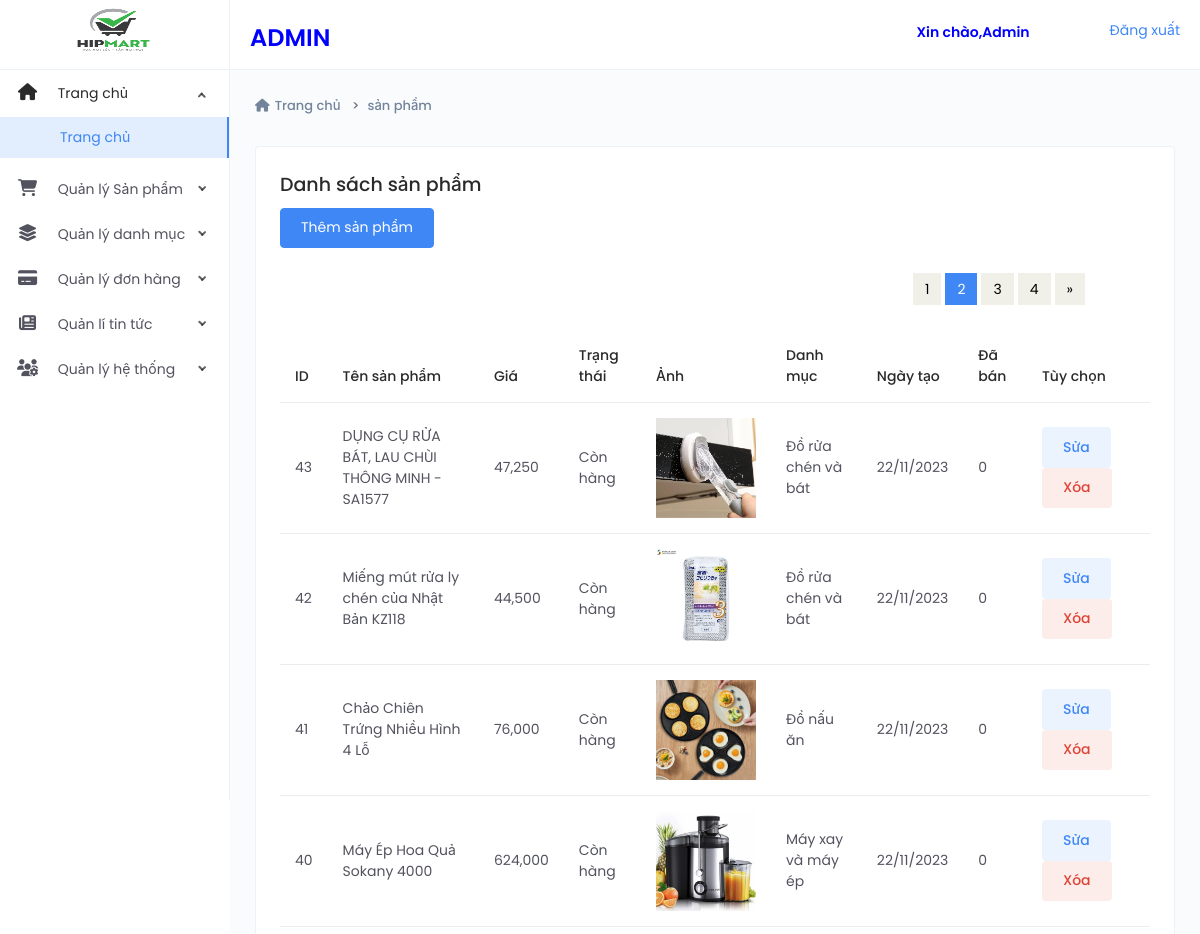
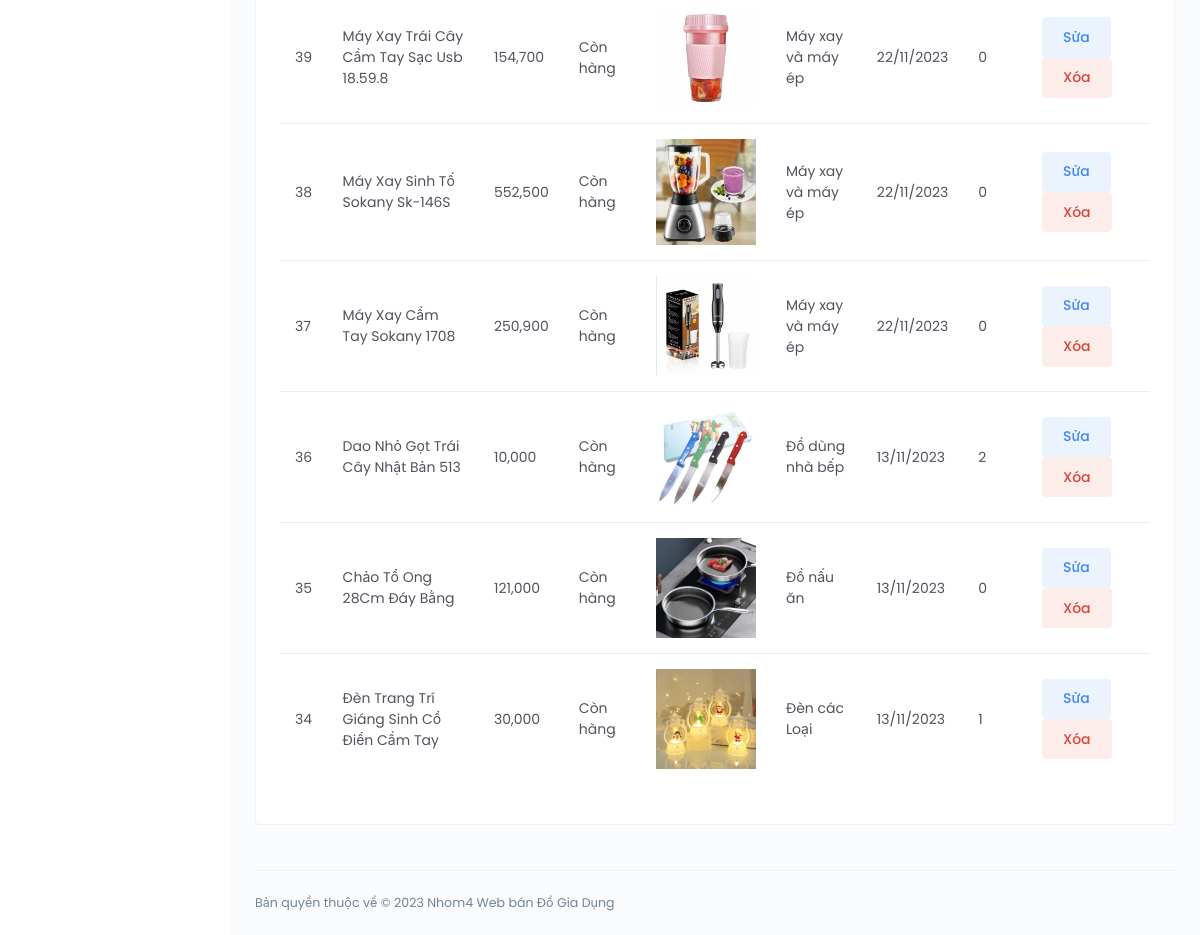
The page /Webdogiadung/Admin/Sanpham.php?page=2 (signed in) on the database its author committed (2 pictures, top to bottom).
### tables this page shows
CREATE TABLE `products` (
  `ProductID` int(11) NOT NULL,
  `Name` varchar(45) NOT NULL,
  `price` float NOT NULL,
  `Status` bit(5) NOT NULL,
  `CategoryID` int(11) NOT NULL,
  `Description` varchar(500) NOT NULL,
  `Image` varchar(50) NOT NULL,
  `Creatdate` timestamp NULL DEFAULT current_timestamp(),
  `Totalbuy` float NOT NULL
);

CREATE TABLE `categorys` (
  `CategoryID` int(11) NOT NULL,
  `Catename` varchar(45) NOT NULL,
  `Status` bit(5) NOT NULL,
  `TypeID` int(11) NOT NULL,
  `Description` varchar(100) NOT NULL
);

### Webdogiadung/Admin/Sanpham.php (the view, shortened to what this page needs)
<?php
require('Header_admin.php');
?>
<?php
require('Nav_left.php');
?>
<div class="page-container">
    <div class="main-content">
        <div class="page-header">
            <div class="header-sub-title">
                <nav class="breadcrumb breadcrumb-dash">
                <a href="index.php" class="breadcrumb-item"><i class="fa-solid fa-house m-r-5"></i>Trang chủ</a>
                    <a class="breadcrumb-item" href="Sanpham.php">sản phẩm</a>
                </nav>
            </div>
        </div>
        <div class="card">
            <div class="card-body">
                <h4>Danh sách sản phẩm</h4>
                <?php require('Addproduct.php') ?>
                <div class="m-t-25">
                    <?php
                    $itemsPerPage = 10;
                    $page = 1;
                    if (isset($_GET["page"])) {
                        $page = (int)$_GET["page"];
                    }
                    $offset = ($page - 1) * $itemsPerPage;
                    $sql = "SELECT COUNT(*) as totalItems FROM `products`";
                    $result = mysqli_query($conn, $sql);
                    $row = mysqli_fetch_assoc($result);
                    $totalItems = $row["totalItems"];
                    $totalPages = ceil($totalItems / $itemsPerPage);
                    $sql = "SELECT * FROM `products` ORDER BY Creatdate DESC Limit " . $offset . ",".$itemsPerPage;
                    $result = mysqli_query($conn, $sql);
                    if (mysqli_num_rows($result) > 0) {
                    ?>
                        <ul class="pagination">
                            <?php for ($i = 1; $i <= $totalPages; $i++) { ?>
                                <?php if ($i == $page) { ?>
                                    <li class="active"><a href="Sanpham.php?page=<?php echo $i; ?>"><?php echo $i; ?></a></li>
                                <?php } else { ?>
                                    <li><a href="Sanpham.php?page=<?php echo $i; ?>"><?php echo $i; ?></a></li>
                                <?php } ?>
                            <?php } ?>
                            <?php if ($page < $totalPages) { ?>
                                <li><a href="Sanpham.php?page=<?php echo ($page + 1); ?>">&raquo;</a></li>
                            <?php } ?>
                        </ul>
                        <table id="data-table" class="table">
                            <thead>
                                <tr>
                                    <th>ID</th>
                                    <th>Tên sản phẩm</th>
                                    <th>Giá</th>
                                    <th>Trạng thái</th>
                                    <th>Ảnh</th>
                                    <th>Danh mục</th>
                                    <th>Ngày tạo </th>
                                    <th>Đã bán </th>
                                    <th>Tùy chọn </th>
                                </tr>
                            </thead>
                            <tbody>
                                <?php
                                while ($row = mysqli_fetch_assoc($result)) {
                                    $idproduct = $row['ProductID'];
                                    $sql_1 = "SELECT c.Catename as 'tendanhmuc' FROM categorys c JOIN products s ON s.CategoryID = c.CategoryID WHERE s.ProductID = $idproduct";
                                    $res = mysqli_query($conn, $sql_1);
                                    $r = mysqli_fetch_assoc($res);
                                    $tendanhmuc = $r['tendanhmuc'];
                                ?>
                                    <tr>
                                        <td><?php echo $idproduct ?></td>
                                        <td><?php echo $row['Name'] ?></td>
                                        <td><?php echo number_format($row['price']) ?></td>
                                        <td><?php echo $row['Status'] == 0 ? 'Còn hàng' : 'Hết hàng'; ?></td>
                                        <td><?php echo "<img width=\"100px\" height = \"auto\" src=\"/Webdogiadung/Image/Product/" . $row["Image"] . "\"
                                        alt=\"" . $row["Name"] . "\">" ?></td>
                                        <td><?php echo $tendanhmuc ?></td>
                                        <td><?php echo date('d/m/Y', strtotime($row['Creatdate'])); ?></td>
                                        <td><?php echo $row['Totalbuy'] ?></td>
                                        <td class="tuychon">
                                            <a class="btn btn-primary btn-tone m-r-5" href="./Update_product.php?ProductID=<?php echo $row['ProductID']; ?>">Sửa</a>
                                            <a class="btn btn-danger btn-tone m-r-5" href="./delete_product.php?ProductID=<?php echo $row['ProductID']; ?>" onclick="return confirm('Bạn có chắc chắn muốn xóa sản phẩm này không?');">Xóa</a>
                                        </td>
                                    </tr>
                                <?php
                                } ?>
                            </tbody>
                        </table>
                    <?php
                    } ?>
                </div>
            </div>
        </div>
    </div>
    <?php
    require('Footer_Admin.php');
    ?>

### Webdogiadung/Admin/assets/css/style.css (style rules this page uses)
.pagination { display: flex; align-items: center; justify-content: flex-end; margin-bottom: 25px; margin-top: 15px; margin-right: 60px; list-style: none; }
.pagination li:first-child a, .pagination li:first-child span { border-bottom-left-radius: 0; border-top-left-radius: 0; margin-left: 0; }
.pagination li:last-child a, .pagination li:last-child span { border-bottom-right-radius: 0; border-top-right-radius: 0; }
.pagination .active a, .pagination .active span, .pagination .active a:hover, .pagination .active span:hover, .pagination .active a:focus, .pagination .active span:focus { background-color: #3f87f5; border-color: #3f87f5; color: #ffffff; cursor: default; z-index: 2; }
.pagination li a, .pagination li span { background-color: #f0f0e9; border: 0; float: left; line-height: 1.42857; margin-left: -1px; padding: 6px 12px; position: relative; text-decoration: none; margin-right: 5px; color: #000; }

### rows shown on the page
products: ProductID "43", Name "DỤNG CỤ RỬA BÁT, LAU CHÙI THÔNG MINH - SA1577", price "47,250", Status "Còn hàng", Image (picture), CategoryID.Catename "Đồ rửa chén và bát", Creatdate "22/11/2023", Totalbuy "0"
products: ProductID "42", Name "Miếng mút rửa ly chén của Nhật Bản KZ118", price "44,500", Status "Còn hàng", Image (picture), CategoryID.Catename "Đồ rửa chén và bát", Creatdate "22/11/2023", Totalbuy "0"
products: ProductID "41", Name "Chảo Chiên Trứng Nhiều Hình 4 Lỗ", price "76,000", Status "Còn hàng", Image (picture), CategoryID.Catename "Đồ nấu ăn", Creatdate "22/11/2023", Totalbuy "0"
products: ProductID "40", Name "Máy Ép Hoa Quả Sokany 4000", price "624,000", Status "Còn hàng", Image (picture), CategoryID.Catename "Máy xay và máy ép", Creatdate "22/11/2023", Totalbuy "0"
products: ProductID "39", Name "Máy Xay Trái Cây Cầm Tay Sạc Usb 18.59.8", price "154,700", Status "Còn hàng", Image (picture), CategoryID.Catename "Máy xay và máy ép", Creatdate "22/11/2023", Totalbuy "0"
products: ProductID "38", Name "Máy Xay Sinh Tố Sokany Sk-146S", price "552,500", Status "Còn hàng", Image (picture), CategoryID.Catename "Máy xay và máy ép", Creatdate "22/11/2023", Totalbuy "0"
products: ProductID "37", Name "Máy Xay Cầm Tay Sokany 1708", price "250,900", Status "Còn hàng", Image (picture), CategoryID.Catename "Máy xay và máy ép", Creatdate "22/11/2023", Totalbuy "0"
products: ProductID "36", Name "Dao Nhỏ Gọt Trái Cây Nhật Bản 513", price "10,000", Status "Còn hàng", Image (picture), CategoryID.Catename "Đồ dùng nhà bếp", Creatdate "13/11/2023", Totalbuy "2"
products: ProductID "35", Name "Chảo Tổ Ong 28Cm Đáy Bằng", price "121,000", Status "Còn hàng", Image (picture), CategoryID.Catename "Đồ nấu ăn", Creatdate "13/11/2023", Totalbuy "0"
products: ProductID "34", Name "Đèn Trang Trí Giáng Sinh Cổ Điển Cầm Tay", price "30,000", Status "Còn hàng", Image (picture), CategoryID.Catename "Đèn các Loại", Creatdate "13/11/2023", Totalbuy "1"
